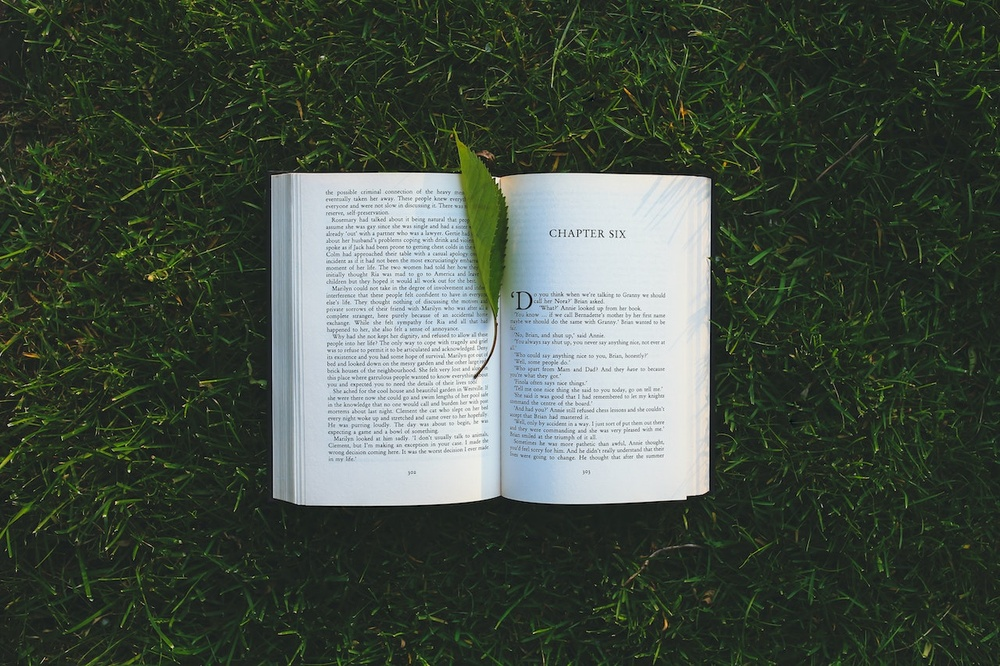
#> input picture inflearn_python_opencv/sample/book.jpg, 1000 x 666 px, shrunk from 1280 x 853 before the run
$ python 13_image_transform_4.py
#> lines starting #> are read from the running program, lines starting #| are printed output that depends on the picture; after the words box and inside, x2 and y2 are one past the last pixel; in counts of white or black regions, pixels touching at a corner belong together
"""
13. 이미지 변형(이진화)
이진화 : 특정 값을 기준으로 흰색과 검은색만 가지는 binary 이미지로 바꾸는 것
"""
import cv2
img = cv2.imread('./sample/book.jpg', cv2.IMREAD_GRAYSCALE)
#> img: shape (666, 1000); min 0, max 255, mean 75.5

# Threshold
##  threshold : threshold의 값을 기준으로 판단
ret, binary = cv2.threshold(img, 127, 255, 0)
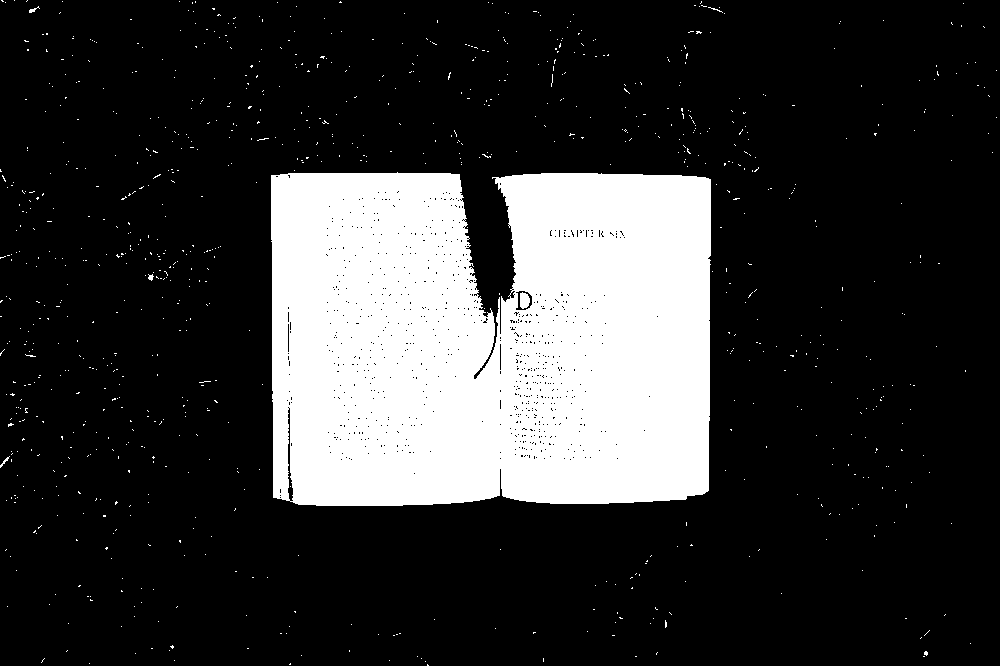
#> binary: shape (666, 1000); 20.9% white; 912 white regions (907 under 20 px), largest, box (x1, y1, x2, y2) and area: (271, 172, 711, 506) 136876, (520, 292, 530, 309) 134, (0, 456, 10, 468) 29, (29, 6, 40, 13) 28, (148, 274, 154, 281) 26
## 픽셀값이 127보다 크면 255(흰색), 작으면 0(검은색)


# Trackbar(값 변화에 따른 변형 확인)
def empty(pos):
    # print(pos)
    pass

name = "Trackbar"
cv2.namedWindow(name)
cv2.createTrackbar("threshold", name, 127, 255, empty) # 바의 이름, 창의 이름, 초기값, 최대값, 이벤트처리

while True:
    thres = cv2.getTrackbarPos("threshold", name)       # 바의 이름, 창의 이름
    ret, binary = cv2.threshold(img, thres, 255, 0)
#> ret = 127

    if not ret:
        break
    cv2.imshow(name, binary)
    if cv2.waitKey(1) == ord('q'):
#> (key q is pressed here)
        break

# 그림판에서 제작한 이미지로 확인
img = cv2.imread('./sample/threshold.png', cv2.IMREAD_GRAYSCALE)
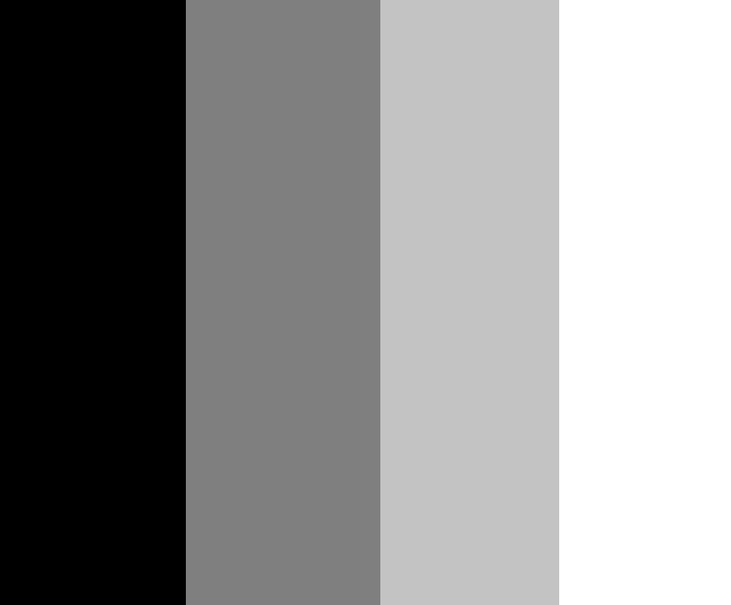
#> input picture inflearn_python_opencv/sample/threshold.png, 731 x 605 px, shrunk from 936 x 775 before the run
#> img is the input picture: shape (605, 731); min 0, max 255, mean 141.4


# threshold : threshold의 값을 기준으로 판단
ret, binary = cv2.threshold(img, 127, 255, 0)
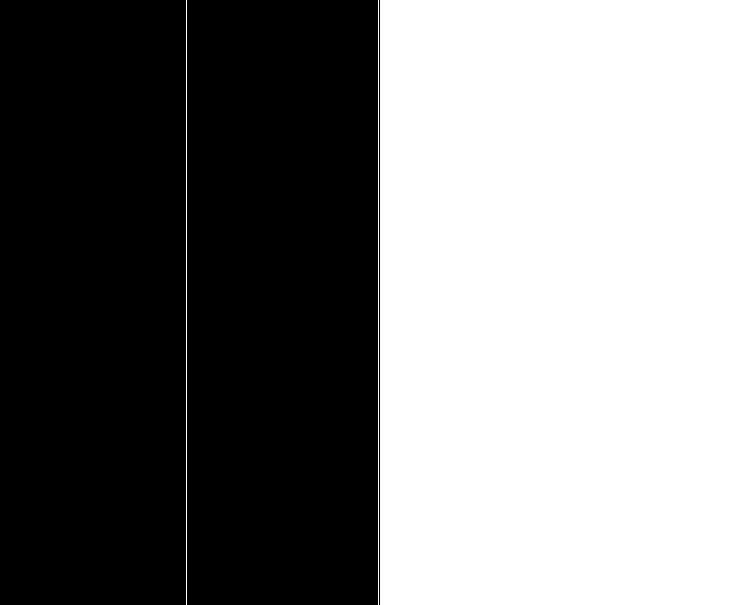
#> binary: shape (605, 731); 48.3% white; 3 white regions, box (x1, y1, x2, y2) and area: (380, 0, 731, 605) 212355, (186, 0, 187, 605) 605, (378, 0, 379, 605) 605
# 픽셀값이 127보다 크면 255(흰색), 작으면 0(검은색)


# Trackbar(값 변화에 따른 변형 확인)
def empty(pos):
    # print(pos)
    pass

name = "Trackbar"
cv2.namedWindow(name)
cv2.createTrackbar("threshold", name, 127, 255, empty) # 바의 이름, 창의 이름, 초기값, 최대값, 이벤트처리

while True:
    thres = cv2.getTrackbarPos("threshold", name)       # 바의 이름, 창의 이름
    ret, binary = cv2.threshold(img, thres, 255, 0)

    if not ret:
        break
    cv2.imshow("img", img)
    cv2.imshow(name, binary)
    if cv2.waitKey(1) == ord('q'):
#> (key q is pressed here)
        break


img = cv2.imread('./sample/threshold.png', cv2.IMREAD_GRAYSCALE)

ret, binary1 = cv2.threshold(img, 0, 255, 0)        # 진한회색, 밝은회색, 흰색 > 흰색
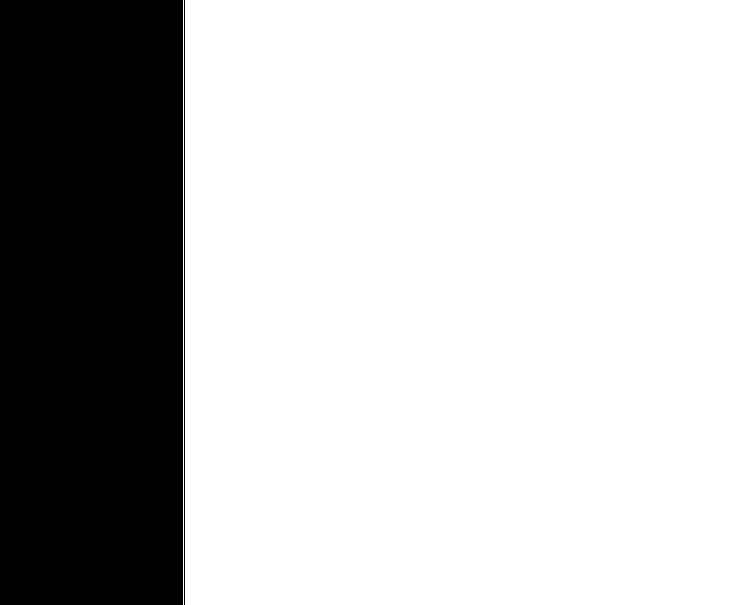
#> binary1: shape (605, 731); 74.8% white; 2 black regions, box (x1, y1, x2, y2) and area: (0, 0, 183, 605) 110715, (184, 0, 185, 605) 605
ret, binary2 = cv2.threshold(img, 127, 255, 0)      # 밝은회색, 흰색 > 흰색
ret, binary3 = cv2.threshold(img, 195, 255, 0)      # 흰색 > 흰색
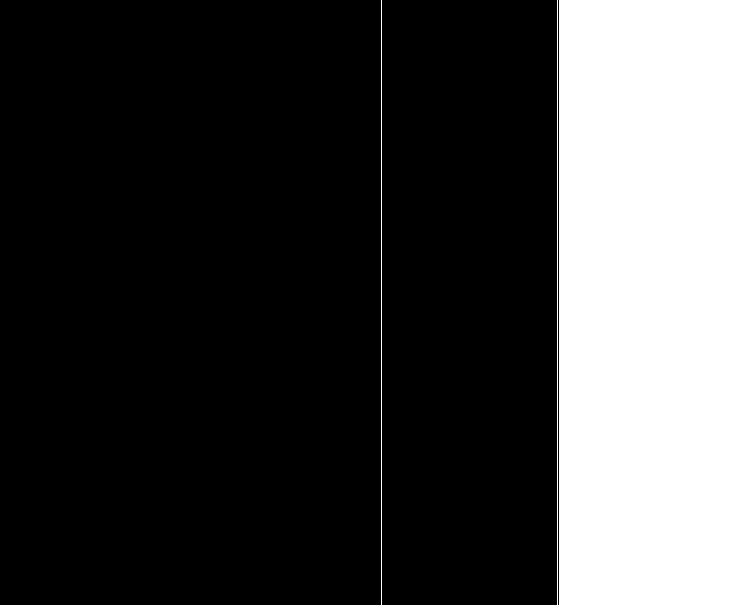
#> binary3: shape (605, 731); 23.8% white; 3 white regions, box (x1, y1, x2, y2) and area: (559, 0, 731, 605) 104060, (381, 0, 382, 605) 605, (557, 0, 558, 605) 605

cv2.imshow("binary1", binary1)
cv2.imshow("binary2", binary2)
cv2.imshow("binary3", binary3)
cv2.waitKey(0)
cv2.destroyAllWindows()


# Adaptive Threshold
# threshold : 이미지 전체 / Adaptive threshold : 이미지를 작은 영역으로 나누어 임계치 적용
def empty(pos):
    # print(pos)
    pass

img = cv2.imread('./sample/book.jpg', cv2.IMREAD_GRAYSCALE)

name = "Trackbar"
cv2.namedWindow(name)

cv2.createTrackbar("block_size", name, 25, 100, empty)  # block size는 홀수만 가능. 1보다 큰 값
cv2.createTrackbar("c", name, 3, 10, empty)             # 일반적으로 양수 값을 사용


while True:
    block_size = cv2.getTrackbarPos("block_size", name)
    c = cv2.getTrackbarPos("c", name)

    if block_size <= 1:
        block_size = 3
    if block_size % 2 == 0:
        block_size += 1

    binary = cv2.adaptiveThreshold(img, 255, cv2.ADAPTIVE_THRESH_MEAN_C, cv2.THRESH_BINARY, block_size, c)
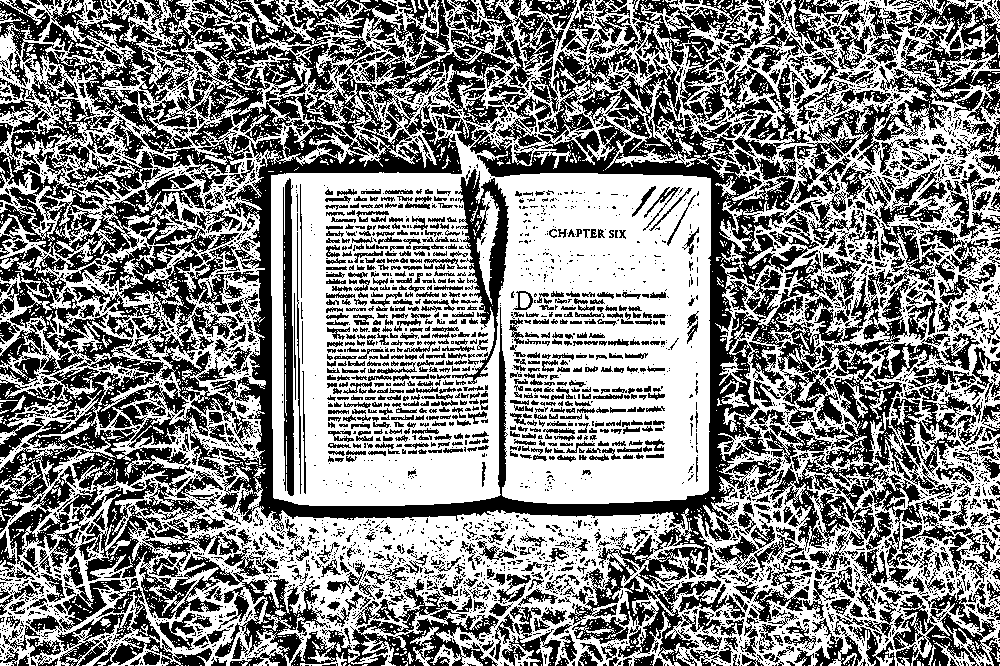
#> binary: shape (666, 1000); 52.6% white; 4041 black regions (2988 under 20 px), largest, box (x1, y1, x2, y2) and area: (0, 0, 951, 666) 169363, (807, 0, 1000, 165) 8873, (291, 585, 499, 666) 5699

    cv2.imshow(name, binary)
    if cv2.waitKey(1) == ord('q'):
#> (key q is pressed here)
        break


# 오츠 알고리즘
# Bimodal image에 사용하기 적합. 최적의 임계치를 자동으로 발견
img = cv2.imread("./sample/book.jpg", cv2.IMREAD_GRAYSCALE)

ret, binary = cv2.threshold(img, 127, 255, cv2.THRESH_BINARY)
ret, ostu = cv2.threshold(img, -1, 255, cv2.THRESH_BINARY | cv2.THRESH_OTSU) # 두번째 인자는 값이 있더라도 ostu가 최적값을 찾으면 그 값을 사용
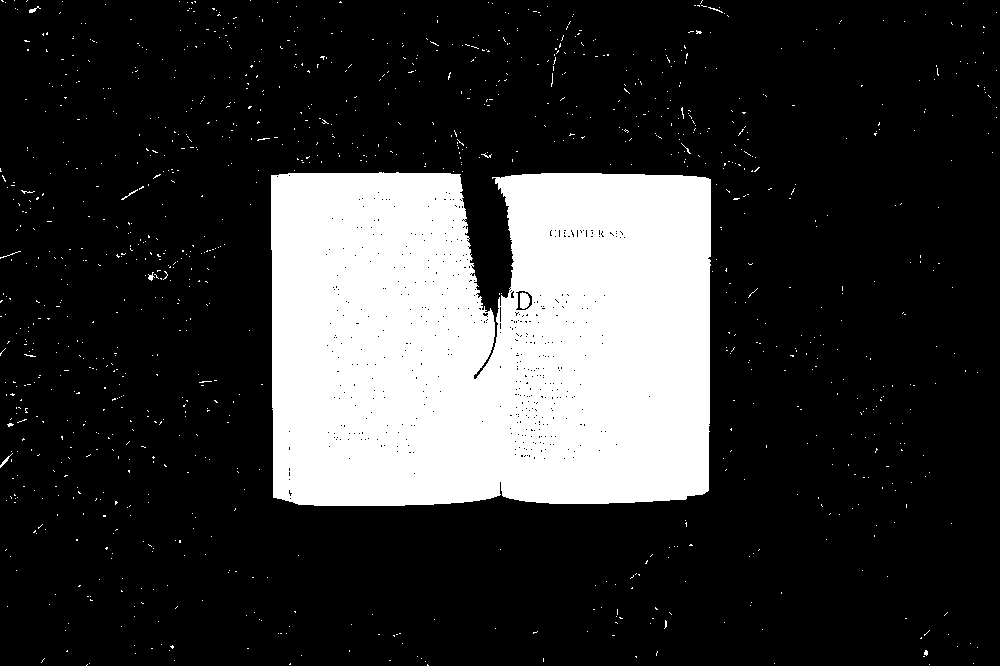
#> ostu: shape (666, 1000); 21.1% white; 1119 white regions (1111 under 20 px), largest, box (x1, y1, x2, y2) and area: (271, 172, 711, 506) 137901, (520, 292, 530, 309) 136, (0, 453, 13, 468) 37
#> ret = 121
print('ostu threshold', ret)
#| ostu threshold 121.0

cv2.imshow("img", img)
cv2.imshow("binary", binary)
cv2.imshow("ostu", ostu)
cv2.waitKey(0)
cv2.destroyAllWindows()
